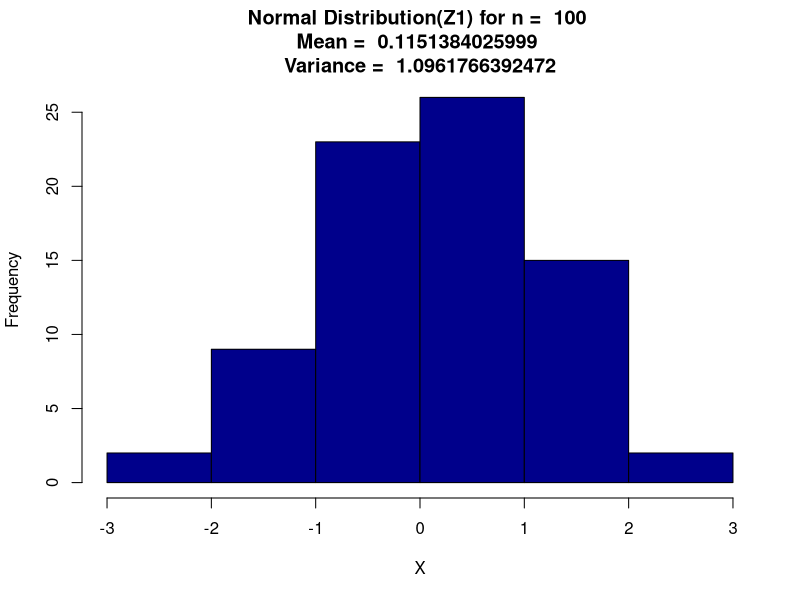
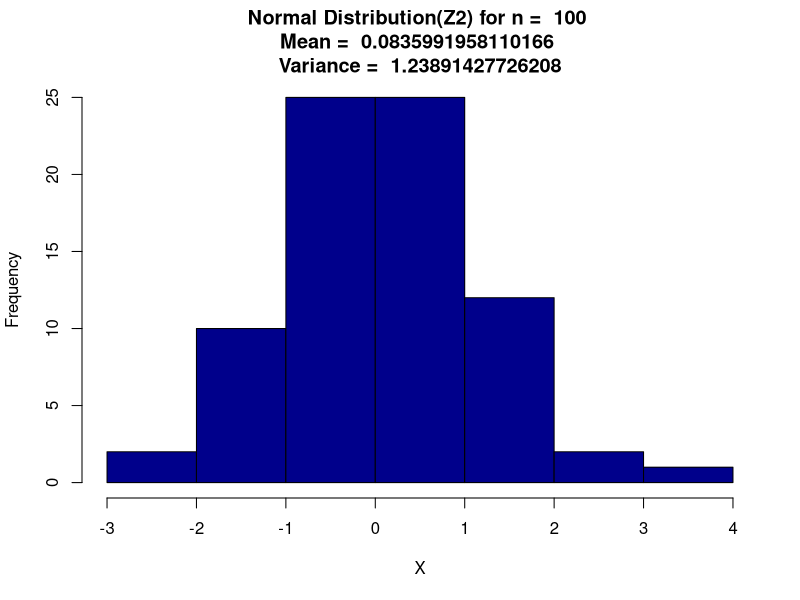
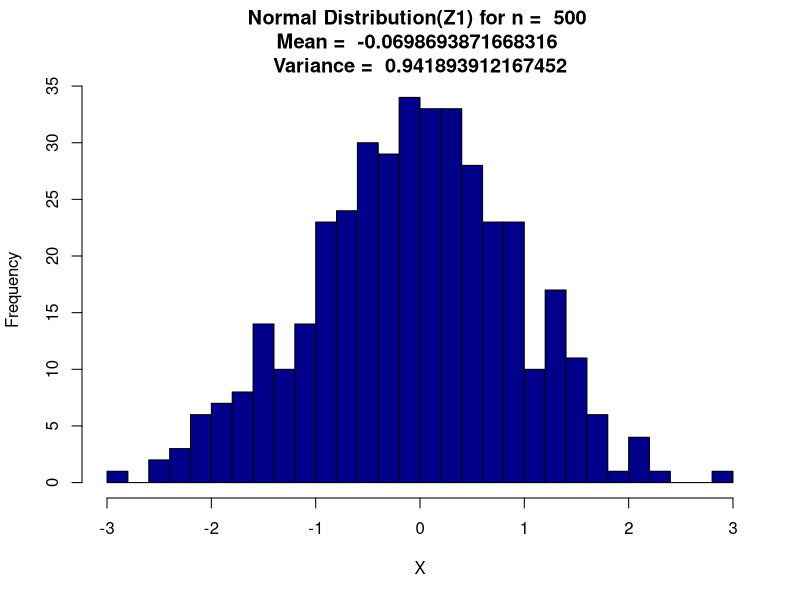
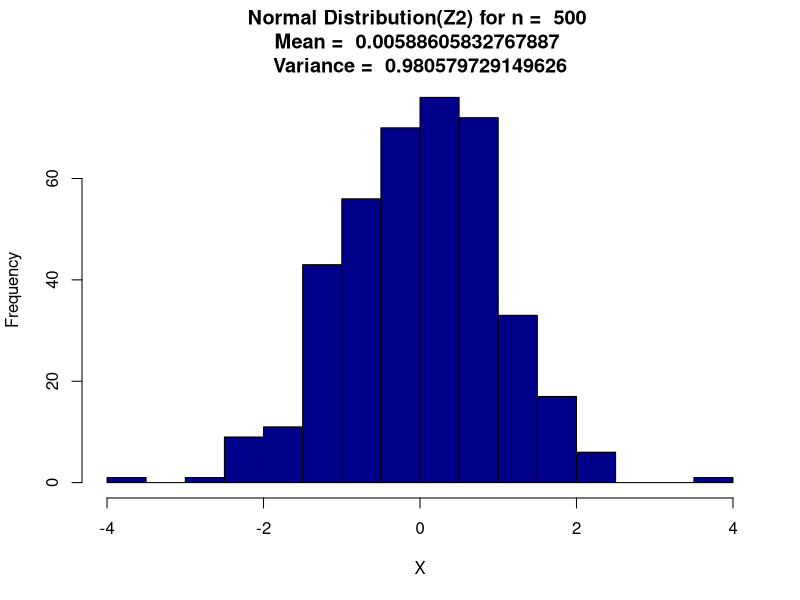
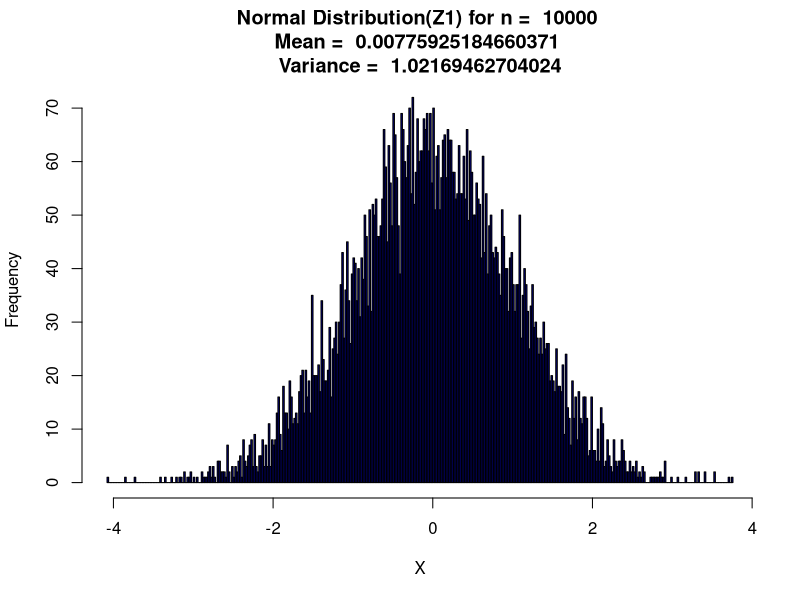
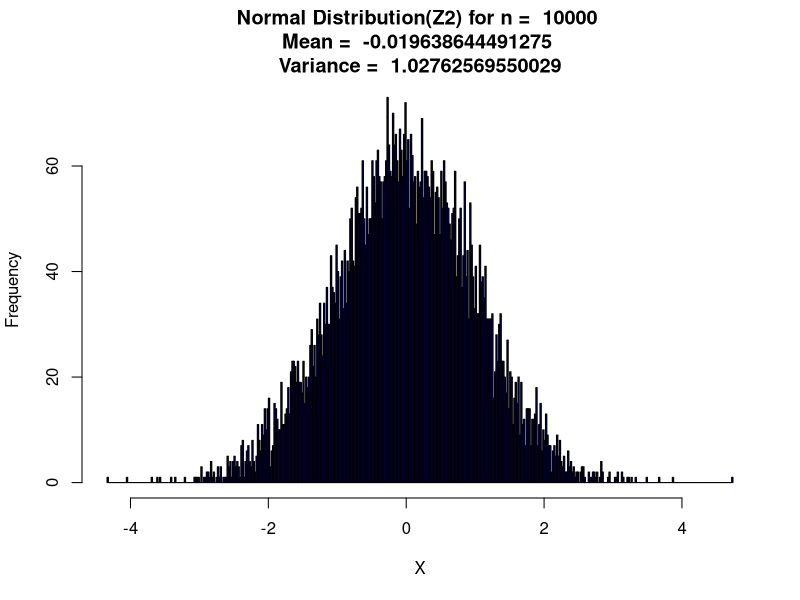

R code for these plots, in order:
f<-function(v1,v2)
{
	return(v1*sqrt(-2*log(v1^2+v2^2)/(v1^2+v2^2)))
}
g<-function(v1,v2)
{
	return(v2*sqrt(-2*log(v1^2+v2^2)/(v1^2+v2^2)))
}
p<-c(100,500,10000)
for(i in 1:3)
{
	v1<-2*runif(p[i])-1
	v2<-2*runif(p[i])-1
	j<-1
	k<-1
	z1<-vector("numeric")
	z2<-vector("numeric")
	while(j<=p[i])
	{
		if(v1[j]^2+v2[j]^2<1)
		{
			z1[k]<-f(v1[j],v2[j])
			z2[k]<-g(v1[j],v2[j])
			k=k+1
		}
		j=j+1
	}
	cat("Mean of ",p[i],"numbers of z1 is ",mean(z1),"\n")
	cat("Mean of ",p[i],"numbers of z2 is ",mean(z2),"\n")
	cat("Variance of ",p[i],"numbers of z1 is ",var(z1),"\n")
	cat("Variance of ",p[i],"numbers of z2 is ",var(z2),"\n")
	hist(z1,col="darkblue",main=paste("Normal Distribution(Z1) for n = ",p[i],"\nMean = ",mean(z1),"\nVariance = ",var(z1)),xlab="X",ylab="Frequency",breaks=p[i]/20)
	hist(z2,col="darkblue",main=paste("Normal Distribution(Z2) for n = ",p[i],"\nMean = ",mean(z2),"\nVariance = ",var(z2)),xlab="X",ylab="Frequency",breaks=p[i]/20)
}
